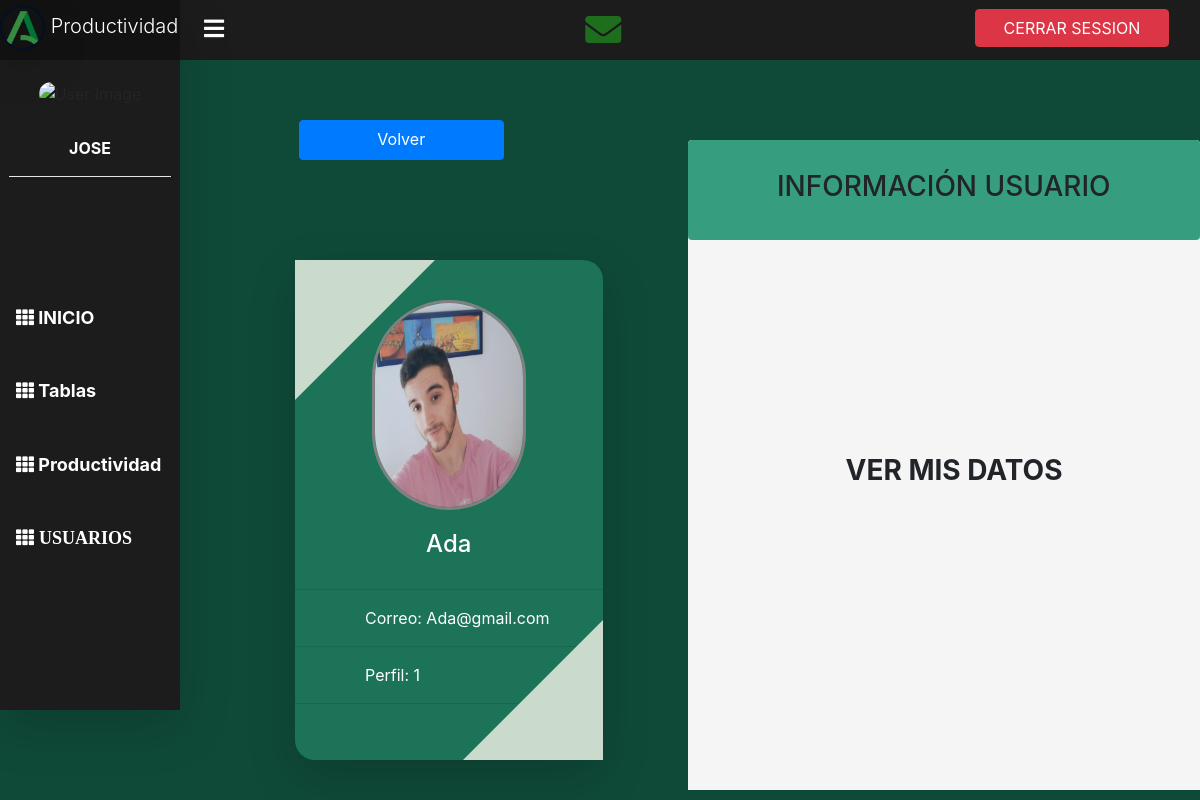
The page /index.php?controller=usuarios&action=visualizar&id=3&fromindex (signed in) on the database its author committed.
### tables this page shows
CREATE TABLE `usuarios` (
  `id` int(11) NOT NULL,
  `nombre` varchar(30) NOT NULL,
  `correo` varchar(100) NOT NULL,
  `password` varchar(100) NOT NULL,
  `perfil` int(11) NOT NULL,
  `imagen` varchar(100) DEFAULT 'view/imagenes/profile-icon.png',
  `descripcion` varchar(400) DEFAULT 'Ninguna descripción todavía...'
);

### controller/ControladorBase.php (called while the page is built, shortened)
<?php
class ControladorBase{
    public function __construct() {
	require_once 'model/EntidadBase.php';
    }
    public function cargarVista($vista,$datos){
        require_once 'view/AyudaVistas.php';
        $helper=new AyudaVistas();
        require_once 'view/'.$vista.'View.php';
    }
}
?>

### controller/UsuariosController.php (called while the page is built, shortened)
<?php
class UsuariosController extends ControladorBase{
    public function visualizar(){
        $usuario = new Usuarios();
        $conversaciones = new Conversaciones();
        $totalmensajes = $conversaciones->NoLeidos($_SESSION["id"]);
        $miuser = "";
        if(isset($_REQUEST["idmio"])){
            $miuser = $usuario->getById($_SESSION, "id");
        }else{
            $miuser = $usuario->getById($_REQUEST["id"], "id");
        }
        $vienedetabla = false;
        if(isset($_REQUEST["fromindex"])){
            $vienedetabla = true;
        }
        if(isset($_REQUEST["volvercontroller"]) && !isset($_REQUEST["volverclave"])) {
            $volver=array("controller" => $_REQUEST["volvercontroller"],
                        "action" => $_REQUEST["volveraction"]
                            );
        }else if (isset($_REQUEST["volvercontroller"]) && isset($_REQUEST["volverclave"])) {
                    $volver=array("controller" => $_REQUEST["volvercontroller"],
                                "action" => $_REQUEST["volveraction"],
                                "clave" => $_REQUEST["volverclave"],
                                "valor" => $_REQUEST["volvervalor"]
                                );
        }else {
            $volver=array("controller" => "usuarios",
			  "action" => "index",
              );
        }
        $this->cargarVista("usuarios/single", array(
            "volver"=>$volver,
            "miuser" => $miuser,
            "vienedetabla" => $vienedetabla,
            "totalmensajes" => $totalmensajes
        ));
    }
}
?>

### view/AyudaVistas.php (called while the page is built, shortened)
<?php
class AyudaVistas{
    public function url($controlador=CONTROLADOR_DEFECTO,$accion=ACCION_DEFECTO,$clave="id",$valor=null){
	$urlString="index.php?controller=".$controlador."&action=".$accion;
        return $urlString;
    }
}
?>

### model/Usuarios.php (called while the page is built, shortened)
<?php
class Usuarios extends EntidadBase{
    public $id;
    public function __construct()
    {
        $this->table = "usuarios";
        $this->model = "Usuarios";
    }
    public function getId()
    {
        return $this->id;
    }
}

### model/EntidadBase.php (called while the page is built, shortened)
<?php
class EntidadBase{
    private $table;
    private $model;
    public function __construct($table,$model) {
        $this->table=(string) $table;
        $this->model=(string) $model;
    }
    public function db(){
        global $dbh;
	if( isset($dbh) ) {
        	return $dbh;
    	} else {
        	$this->conectar=new Conectar();
        	$dbh=$this->conectar->conexion();
        	return $dbh;
	}
    }
    public function getById($id,$clave){
	$stmt = $this->db()->prepare("SELECT * FROM $this->table WHERE $clave=:id");
	$stmt->bindValue(':id',$id);
	$stmt->execute();
        $resultSet=$stmt->fetchAll(PDO::FETCH_CLASS, $this->model);
	foreach ($resultSet as $r) {
		if ($r->getId() == $id ) {
			return $r;
		}
	}
    }
}
?>

### view/usuarios/singleView.php (the view, shortened to what this page needs)
<!DOCTYPE html>
<html lang="en">
<head>
    <link rel="stylesheet" href="view/plugins/fontawesome-free/css/all.min.css">
    <link rel="stylesheet" href="https://stackpath.bootstrapcdn.com/bootstrap/4.1.3/css/bootstrap.min.css">
</head>
<body style="background-color:#0f4a38;">
        <?php require_once 'view/comun/leftnavbar.php'; ?>
        <?php require_once 'view/comun/sidebar.php'; ?>
        <div id="contenedortodo" class="row" style="margin-left:130px;">
            <div class="col-md-6" style="margin-top:120px;">
            <a href="<?php echo $helper->url("usuarios","index"); ?>" class="btn btn-primary" style="width:40%; height:40px; margin-left:30%;">Volver</a>
                <div class="info shadow-lg" style="position:relative;">
                    <div style="width:20%; border-left:140px solid #cadbce; border-bottom:140px solid transparent;position:absolute; top:0%; left:0%;"></div>
                    <img src="<?php echo $miuser->imagen; ?>" style="border-radius:120px;width:50%; height:210px; border:3px solid gray; margin-top:40px; margin-left:25%;">
                    <h4 style="text-align:center; color:white; margin-top:20px;"><?php echo $miuser->nombre; ?></h4>
                    <div style="margin-top:30px; color:white;">
                        <hr>
                        <p style="margin-left:70px;"> Correo: <?php echo $miuser->correo; ?> </p>
                        <hr>
                        <p style="margin-left:70px;"> Perfil: <?php echo $miuser->perfil; ?> </p>
                        <hr>
                    </div>
                    <div style="width:20%; border-left:140px solid transparent; border-bottom:140px solid #cadbce; position:absolute; bottom:0%; right:0%;"></div>
                </div>
            </div>
            <?php if($_SESSION["perfil"] == 2 || $_SESSION["id"] == $miuser->id){ ?>
                <div class="col-md-6">
                    <div class="rounded conta" style="margin-top:50px; width: 100%; background-color: whitesmoke; margin-left:0px;margin-top:140px;">
                        <h3 class="rounded text-center" style="width:100%; height:100px; background-color: rgba(7, 137, 97, 0.8); padding:0; padding-top:30px; margin:0;">INFORMACIÓN USUARIO</h3>
                        <div class="row">
                            <div class="col-md-6" id="contenedor1" style="bordecontenedor1">
                                <div class="datos" style="background-color: whitesmoke; height:550px; text-align:center;position:relative;" onclick="clickeado1()">
                                    <div style="position:absolute;top:27%; left:7%;width:90%;height:100px; padding-top:60px; font-size:28px; font-weight:bold">
                                        VER MIS DATOS
                                    </div>
                                    <hr style="position:absolute;top:50%;margin-left:17px;">
                                </div>
                            </div>
                            <div class="col-md-6" id="contenedor2" class="bordecontenedor2">
                                <div class="datos" style="background-color: whitesmoke; width:100%; height:550px; text-align:center;position:relative;" onclick="clickeado2()">
                                    <div style="position:absolute;top:27%; left:7%;width:90%;height:100px; padding-top:60px; font-size:28px; font-weight:bold">
                                        MODIFICAR MIS DATOS
                                    </div>
                                    <hr style="position:absolute;top:50%; margin-left:17px;">
                                </div>
                            </div>
                        </div>
                    </div>
                </div>
            <?php }else{ ?>
                <div id="divpadre" class="col-md-6">
                    <div class="rounded conta" style="margin-top:50px; width: 100%; background-color: whitesmoke; margin-left:0px;margin-top:140px;">
                        <h3 class="rounded text-center" style="width:100%; height:100px; background-color: rgba(7, 137, 97, 0.8); padding:0; padding-top:30px; margin:0;">INFORMACIÓN USUARIO</h3>
                        <div class="row">
                            <div class="col-md-12" id="contenedor1" class="bordecontenedor1">
                                <div class="datos" style="background-color: whitesmoke; height:550px; text-align:center;position:relative;" onclick="clickeado1()">
                                    <div style="position:absolute;top:27%; left:7%;width:90%;height:100px; padding-top:60px; font-size:28px; font-weight:bold">
                                        VER MIS DATOS
                                    </div>
                                </div>
                            </div>
                        </div>
                    </div>
                </div>
            <?php } ?>
        </div>
</body>
</html>

### view/usuarios/singleView.php (style rules this page uses)
* { box-sizing: border-box; }
.info { width:60%; height:500px; background-color:#1d7358; margin-top:100px; margin-left:150px; border-radius:20px; }
@media only screen and (min-width: 769px) { .conta { height:650px; } }

### rows shown on the page
usuarios: imagen (picture), nombre "Ada", correo "Ada@gmail.com", perfil "1"

### other values the page prints
$_SESSION["nombre"] "JOSE"
